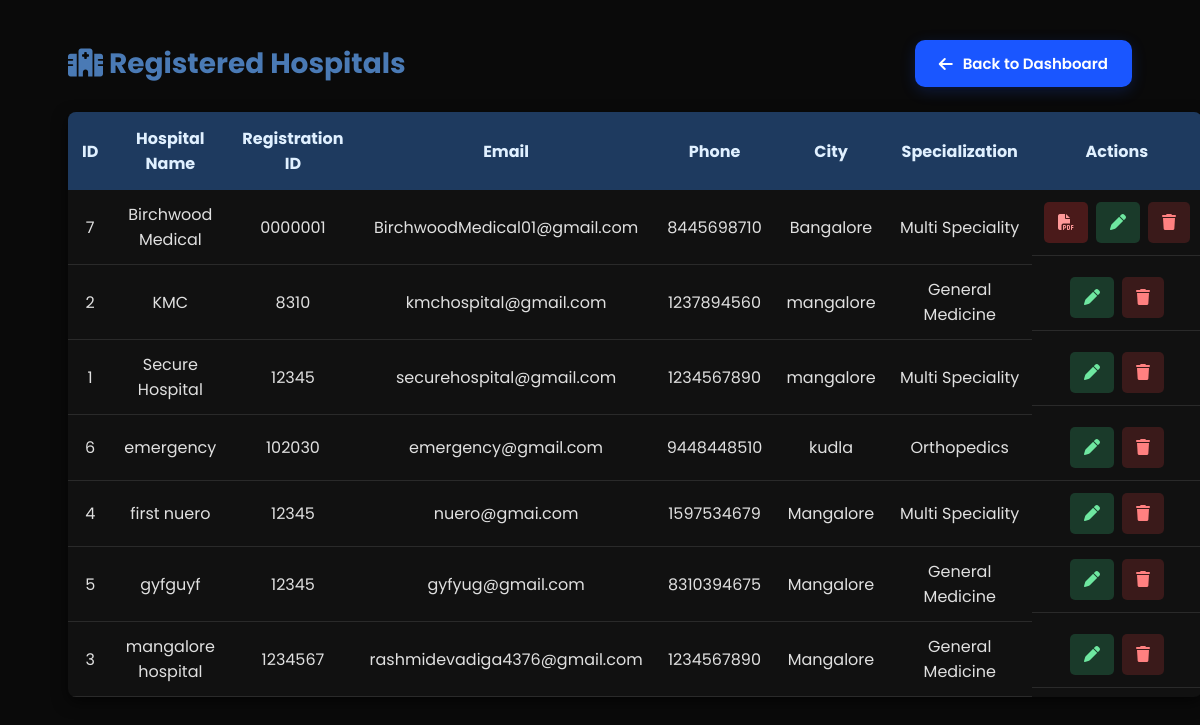
/view_hospital, run on the app's committed database.
### tables this page shows
CREATE TABLE hospitals (
        hospital_id INTEGER PRIMARY KEY AUTOINCREMENT,
        hospital_name TEXT NOT NULL,
        registration_id TEXT,
        email TEXT,
        phone TEXT,
        location TEXT,
        address TEXT,
        specialization TEXT
    , doctor_pdf TEXT);

### app.py (the view)
@app.route("/view_hospital")
def view_hospital():
    conn = get_db_connection()
    hospitals = conn.execute("SELECT * FROM hospitals ORDER BY hospital_name").fetchall()
    conn.close()
    return render_template("view_hospital.html", hospitals=hospitals)

### app.py (called while the page is built)
def get_db_connection():
    conn = sqlite3.connect(DATABASE_PATH, timeout=30)
    conn.row_factory = sqlite3.Row
    conn.execute("PRAGMA busy_timeout = 30000")
    return conn

### templates/view_hospital.html (shortened to what this page needs)
<!DOCTYPE html>
<html lang="en">
<head>
<link rel="stylesheet"
href="https://cdnjs.cloudflare.com/ajax/libs/font-awesome/6.5.2/css/all.min.css">
</head>
<body>
<div class="container">
<div class="title">
    <h1><i class="fa-solid fa-hospital"></i> Registered Hospitals</h1>
    <a href="{{ url_for('admin_dashboard') }}" class="btn-back-dashboard">
        <i class="fa-solid fa-arrow-left"></i>
        Back to Dashboard
    </a>
</div>
<table>
<tr>
<th>ID</th>
<th>Hospital Name</th>
<th>Registration ID</th>
<th>Email</th>
<th>Phone</th>
<th>City</th>
<th>Specialization</th>
<th>Actions</th>
</tr>
{% for hospital in hospitals %}
<tr>
<td>{{ hospital.hospital_id }}</td>
<td>{{ hospital.hospital_name }}</td>
<td>{{ hospital.registration_id }}</td>
<td>{{ hospital.email }}</td>
<td>{{ hospital.phone }}</td>
<td>{{ hospital.location }}</td>
<td>{{ hospital.specialization }}</td>
<td class="actions-cell">
{% if hospital.doctor_pdf %}
<a href="{{ url_for('view_hospital_pdf', hospital_id=hospital.hospital_id) }}" target="_blank" class="view-pdf" title="View Doctor PDF">
    <i class="fa-solid fa-file-pdf"></i>
</a>
{% endif %}
<a href="/edit_hospital/{{ hospital.hospital_id }}" class="edit" title="Edit">
<i class="fa-solid fa-pen"></i>
</a>
<a href="/delete_hospital/{{ hospital.hospital_id }}" class="delete" title="Delete">
<i class="fa-solid fa-trash"></i>
</a>
</td>
</tr>
{% endfor %}
</table>
</div>
</body>
</html>

### templates/view_hospital.html (style rules this page uses)
* { margin:0; padding:0; box-sizing:border-box; font-family:'Poppins',sans-serif; }
body { background:#0a0a0a; padding:40px; }
.container { width:95%; margin:auto; }
.title { display:flex; justify-content:space-between; align-items:center; margin-bottom:25px; }
.title h1 { color:#4a7ab5; font-size: 28px; }
table { width:100%; border-collapse:collapse; background:#111111; box-shadow:0 5px 15px rgba(0,0,0,.6); border-radius: 8px; overflow: hidden; }
th { background:#1e3a5f; color:#e0f0ff; padding:14px; }
td { padding:12px; text-align:center; border-bottom:1px solid #2a2a2a; color:#e0e0e0; }
td.actions-cell { display: flex; justify-content: center; gap: 8px; }
.edit { background:#1a3a2a; padding:8px 14px; color:#6ee7a0; text-decoration:none; border-radius:5px; }
.delete { background:#3a1a1a; padding:8px 14px; color:#ff8080; text-decoration:none; border-radius:5px; }
.view-pdf { background:#4a1a1a; padding:8px 14px; color:#ff9999; text-decoration:none; border-radius:5px; }
.btn-back-dashboard { display: inline-flex; align-items: center; justify-content: center; gap: 10px; background-color: #1a56ff; color: #ffffff; padding: 12px 24px; font-size: 15px; font-weight: 600; text-decoration: none; border-radius: 10px; border: none; cursor: pointer; transition: all 0.2s ease-in-out; box-shadow: 0 4px 15px rgba(26, 86, 255, 0.2); }
.btn-back-dashboard i { font-size: 16px; transition: transform 0.2s ease; }

### data on the page
hospitals: hospital_id "7", hospital_name "Birchwood Medical", registration_id "0000001", email "BirchwoodMedical01@gmail.com", phone "8445698710", location "Bangalore", specialization "Multi Speciality"
hospitals: hospital_id "2", hospital_name "KMC", registration_id "8310", email "kmchospital@gmail.com", phone "1237894560", location "mangalore", specialization "General Medicine"
hospitals: hospital_id "1", hospital_name "Secure Hospital", registration_id "12345", email "securehospital@gmail.com", phone "1234567890", location "mangalore", specialization "Multi Speciality"
hospitals: hospital_id "6", hospital_name "emergency", registration_id "102030", email "emergency@gmail.com", phone "9448448510", location "kudla", specialization "Orthopedics"
hospitals: hospital_id "4", hospital_name "first nuero", registration_id "12345", email "nuero@gmai.com", phone "1597534679", location "Mangalore", specialization "Multi Speciality"
hospitals: hospital_id "5", hospital_name "gyfguyf", registration_id "12345", email "gyfyug@gmail.com", phone "8310394675", location "Mangalore", specialization "General Medicine"
hospitals: hospital_id "3", hospital_name "mangalore hospital", registration_id "1234567", email "rashmidevadiga4376@gmail.com", phone "1234567890", location "Mangalore", specialization "General Medicine"
